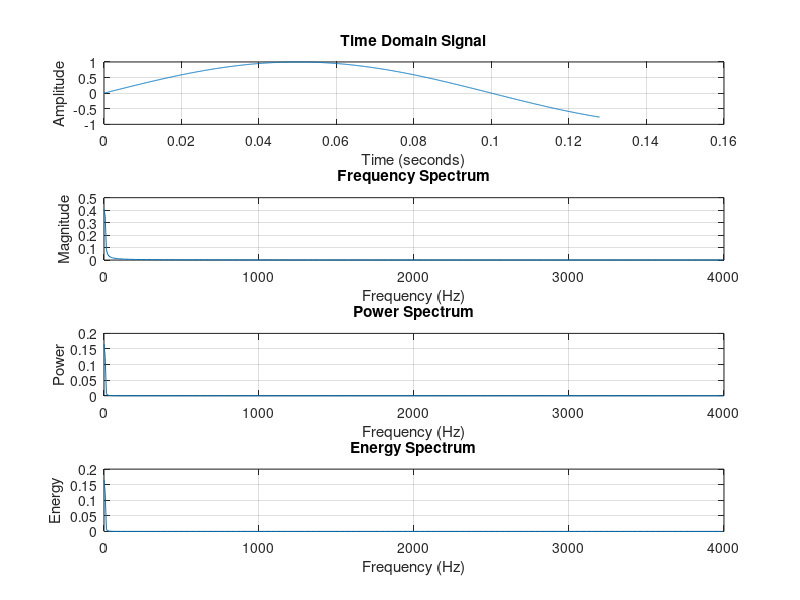

Source code (MATLAB):
clc; 
clear all; 
close all; 
% Parameters 
N = 1024;             
fs = 8000;            
% Number of samples 
% Sampling frequency in Hz 
f = input("Enter the frequency [1 to 5000]: "); % Frequency of the sine wave 
n = 0:N-1;           
% Sample indices 
% Generate the sinusoidal signal 
x = sin(2 * pi * (f / fs) * n); 
% Plot the time-domain signal 
t = n / fs;          
% Time vector 
figure; 
% Time Domain Plot 
subplot(4, 1, 1); 
plot(t, x); 
title('Time Domain Signal'); 
xlabel('Time (seconds)'); 
ylabel('Amplitude'); 
grid on; 
% Compute the FFT of the signal 
X = fft(x); 
X_magnitude = abs(X / N); % Normalize the FFT output 
f_vector = (0:N-1) * (fs / N); % Frequency vector 
% Frequency Spectrum Plot 
subplot(4, 1, 2); 
plot(f_vector(1:N/2), X_magnitude(1:N/2)); % Plot only the positive frequencies 
title('Frequency Spectrum'); 
xlabel('Frequency (Hz)'); 
ylabel('Magnitude'); 
xlim([0 fs/2]); % Limit x-axis to Nyquist frequency 
grid on; 
% Compute the Power Spectrum 
power_spectrum = (X_magnitude.^2); % Power spectrum (magnitude squared) 
subplot(4, 1, 3); 
plot(f_vector(1:N/2), power_spectrum(1:N/2)); % Plot only the positive frequencies 
title('Power Spectrum'); 
xlabel('Frequency (Hz)'); 
ylabel('Power'); 
xlim([0 fs/2]); % Limit x-axis to Nyquist frequency 
grid on; 
% Energy Spectrum (same as power spectrum for discrete signals) 
energy_spectrum = power_spectrum; % Energy spectrum 
subplot(4, 1, 4); 
plot(f_vector(1:N/2), energy_spectrum(1:N/2)); % Plot only the positive frequencies 
title('Energy Spectrum'); 
xlabel('Frequency (Hz)'); 
ylabel('Energy'); 
xlim([0 fs/2]); % Limit x-axis to Nyquist frequency 
grid on; 
% Display message 
disp('Time Domain, Frequency Spectrum, Power Spectrum, and Energy Spectrum computed and displayed.');